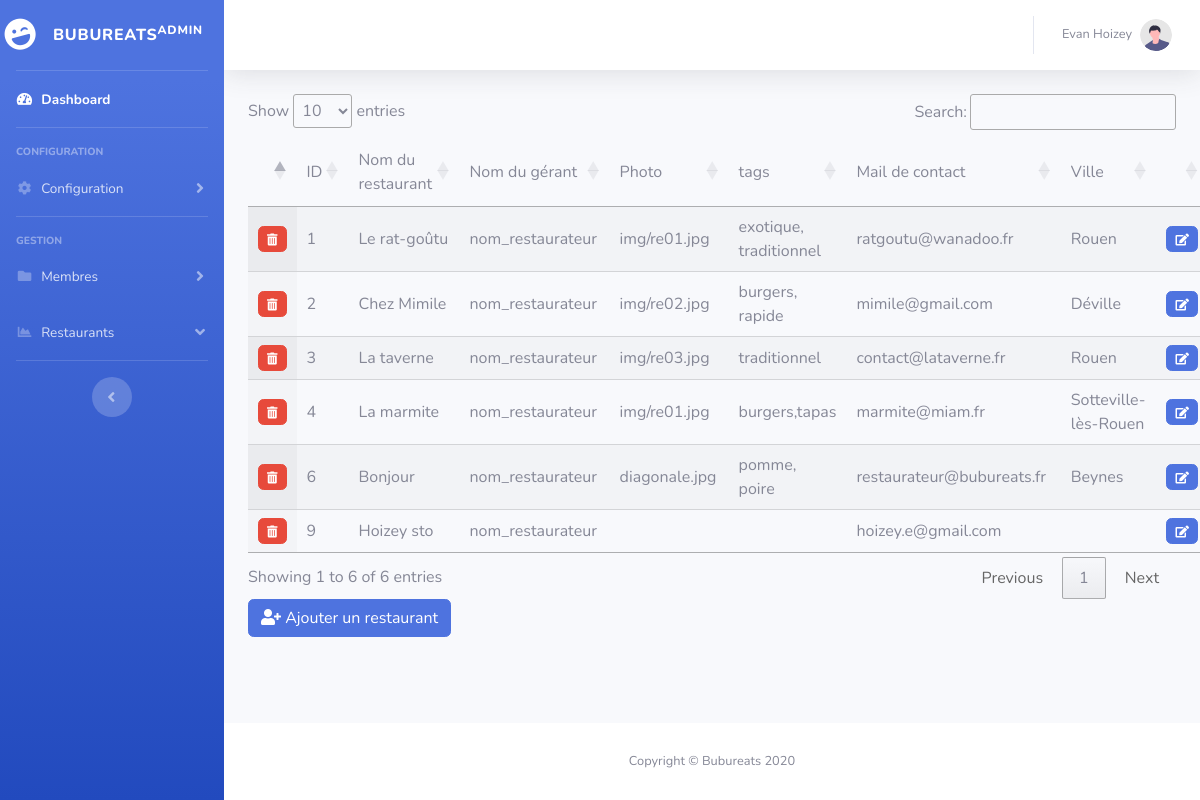
Before: /admin/index.php?page=restaurants (signed in) with the older database file.
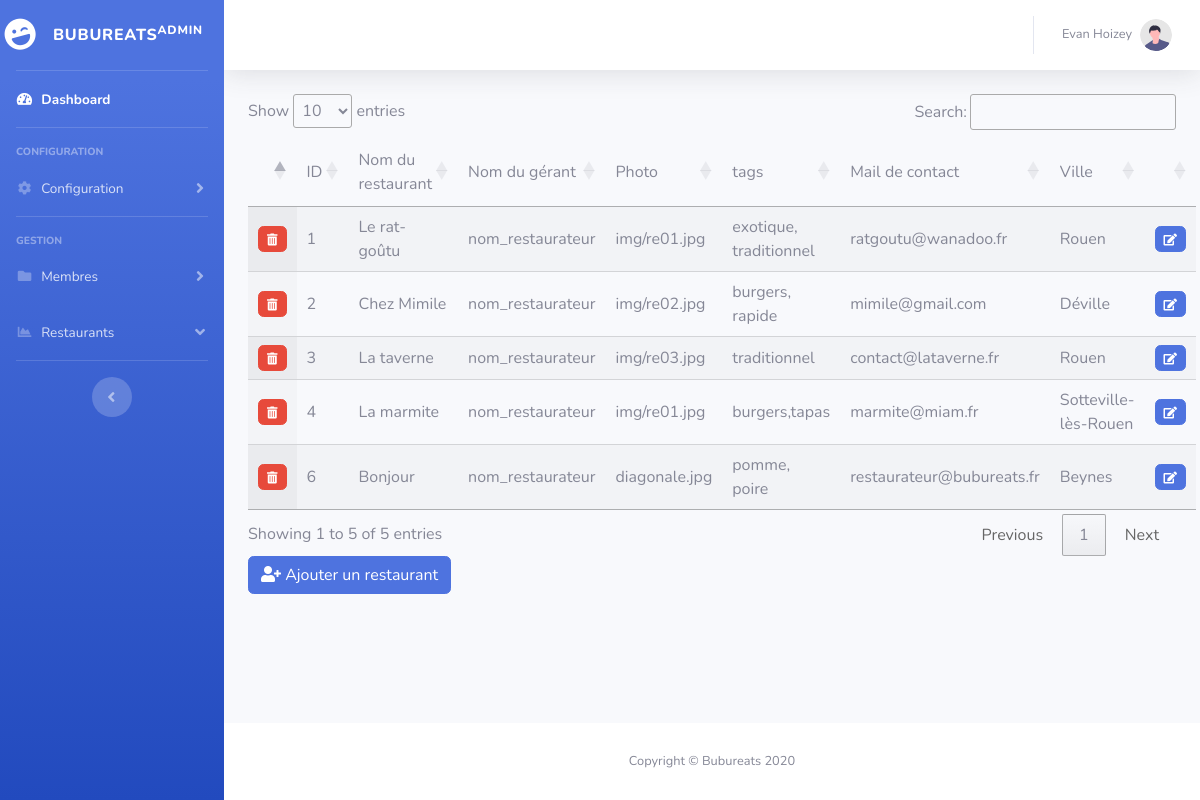
After: the same page with the newer database file.
### tables this page shows
CREATE TABLE `restaurants` (
  `id` int(3) NOT NULL,
  `nom` varchar(254) DEFAULT NULL,
  `photo` varchar(254) DEFAULT NULL,
  `email` varchar(254) DEFAULT NULL,
  `tags` text,
  `description` text,
  `ville` varchar(254) DEFAULT NULL,
  `id_restaurateur` int(3) DEFAULT NULL
);

### includes/functions.php (called while the page is built, shortened)
<?php
function db_get($table, $id=null, $column = 'id', $callback=null){
    global $bdd;
    $results = [];
    $q = "SELECT * FROM $table";
    if (!is_null($id)){
        $q .= " WHERE $column = '$id'";
    }
    foreach($bdd->query($q) as $row) {
        $results[] = $row;
    }
    return $results;
}
function parse($template_name, $data) {
    $template = file_get_contents(ROOT . '/vues/' . $template_name);
    $template = preg_replace_callback(
        '/(\{\{([$a-zA-Z0-9_]+)\}\})/',
        function ($matches) use ($data) {
            if(preg_match('/^\$([a-zA-Z_]+)/', $matches[2], $matches2)){
                return constant($matches2[1]);
            }
            return $data[$matches[2]];
        },
        $template
    );
    return $template;
}

### admin/includes/controller.php (called while the page is built, shortened)
<?php
$requested_page = isset($_GET['page']) ? $_GET['page'] : null;
switch($requested_page){
    case 'restaurants':
        $restaurants = db_get('restaurants');
        break;
}

### admin/vues/content.php
<div id="content">
<?php
include 'vues/topbar.php';
?>
<div class="container-fluid">
<?php
include 'pages/' . $page . '.php';
?>
</div>
</div>

### admin/pages/restaurants.php (shortened to what this page needs)
<table id="table_id" class="display dataTable">
    <thead>
        <tr>
            <td></td>
            <td>ID</td>
            <td>Nom du restaurant</td>
            <td>Nom du gérant</td>
            <td>Photo</td>
            <td>tags</td>
            <td>Mail de contact</td>
            <td>Ville</td>
            <td></td>
        </tr>
    </thead>
    <tbody>
        <?php
        for($i=0; $i<count($restaurants); $i++){
            echo parse('admin/restaurants-tableau.html', $restaurants[$i]);
        }
        ?>
    </tbody>
</table>
<button type="button" class="btn btn-primary" data-toggle="modal" data-target="#nouveaurestaurant"><i class="fas fa-user-plus"></i> Ajouter un restaurant</button>

Changed rows visible on the page:
removed restaurants: id+nom+photo "9 Hoizey sto nom_restaurateur hoizey.e@gmail.com"
Other visible differences:
text written by a page script: "Show entries Search: Showing 1 to 6 of 6 entries Previous 1 Next" → "Show entries Search: Showing 1 to 5 of 5 entries Previous 1 Next"
